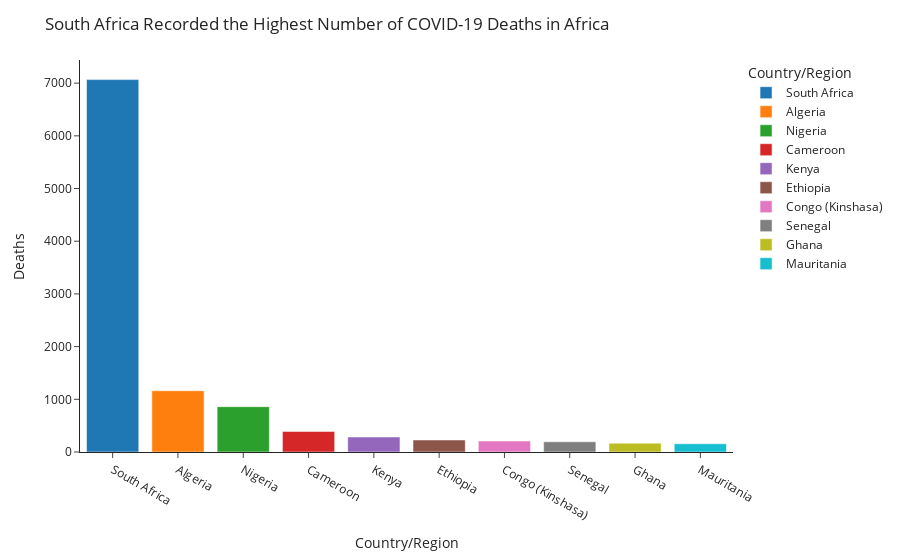

Notebook code for this chart:
### Markdown cell above
By the first day of April, 43 out of 46 sub-Saharan countries had reported cases of COVID-19. The West African nation of Burkina Faso was the first country to officially record a COVID-19 death in sub-Saharan Africa (Shaban 2020). South Africa quickly overtook the rest of sub-Saharan Africa. According to experts, a major reason for South Africa recording higher COVID-19 deaths, and active cases for that matter, than the rest of sub-Saharan Africa is that South Africa has a stronger health care system. This means the country was able to detect and count deaths better than most countries on the continent (Welte et al. 2022). 

This raises the question of excess deaths. The Centres for Disease Control and Prevention (2022) defines excess deaths as "the difference between the observed numbers of deaths in specific time periods and expected numbers of deaths in the same time period". Only a handful of countries in Africa monitor excess deaths. In the sub-Saharan region, South Africa is the only country that appears to measure this key statistic (Welte et al. 2022). 

These 2 reasons (better health care sytem and excess deaths measure) may explain why South Africa had recorded over 6000 more COVID-19 deaths than Nigeria in sub-Saharan Africa over the period in question.

### Code cell
top_ten_deaths_africa = africa.sort_values(by=["Deaths"], ascending=False)
fig = px.bar(top_ten_deaths_africa.head(10), x="Country/Region", y="Deaths", hover_name="Country/Region", color="Country/Region", template="simple_white")
fig.update_layout(
    height=400,
    title_text="South Africa Recorded the Highest Number of COVID-19 Deaths in Africa")
fig.update_xaxes(showticklabels=True)
fig.show()

### Figure 1 — Plotly figure (JSON) as saved in the notebook; plotly's stock layout.template omitted (floating-point values rounded to 4 significant figures)
{"data": [{"alignmentgroup": "True", "hovertemplate": "<b>%{hovertext}</b><br><br>Country/Region=%{x}<br>Deaths=%{y}<extra></extra>", "hovertext": ["South Africa"], "legendgroup": "South Africa", "marker": {"color": "#1F77B4", "pattern": {"shape": ""}}, "name": "South Africa", "offsetgroup": "South Africa", "orientation": "v", "showlegend": true, "textposition": "auto", "type": "bar", "x": ["South Africa"], "xaxis": "x", "y": [7067], "yaxis": "y"}, {"alignmentgroup": "True", "hovertemplate": "<b>%{hovertext}</b><br><br>Country/Region=%{x}<br>Deaths=%{y}<extra></extra>", "hovertext": ["Algeria"], "legendgroup": "Algeria", "marker": {"color": "#FF7F0E", "pattern": {"shape": ""}}, "name": "Algeria", "offsetgroup": "Algeria", "orientation": "v", "showlegend": true, "textposition": "auto", "type": "bar", "x": ["Algeria"], "xaxis": "x", "y": [1163], "yaxis": "y"}, {"alignmentgroup": "True", "hovertemplate": "<b>%{hovertext}</b><br><br>Country/Region=%{x}<br>Deaths=%{y}<extra></extra>", "hovertext": ["Nigeria"], "legendgroup": "Nigeria", "marker": {"color": "#2CA02C", "pattern": {"shape": ""}}, "name": "Nigeria", "offsetgroup": "Nigeria", "orientation": "v", "showlegend": true, "textposition": "auto", "type": "bar", "x": ["Nigeria"], "xaxis": "x", "y": [860], "yaxis": "y"}, {"alignmentgroup": "True", "hovertemplate": "<b>%{hovertext}</b><br><br>Country/Region=%{x}<br>Deaths=%{y}<extra></extra>", "hovertext": ["Cameroon"], "legendgroup": "Cameroon", "marker": {"color": "#D62728", "pattern": {"shape": ""}}, "name": "Cameroon", "offsetgroup": "Cameroon", "orientation": "v", "showlegend": true, "textposition": "auto", "type": "bar", "x": ["Cameroon"], "xaxis": "x", "y": [391], "yaxis": "y"}, {"alignmentgroup": "True", "hovertemplate": "<b>%{hovertext}</b><br><br>Country/Region=%{x}<br>Deaths=%{y}<extra></extra>", "hovertext": ["Kenya"], "legendgroup": "Kenya", "marker": {"color": "#9467BD", "pattern": {"shape": ""}}, "name": "Kenya", "offsetgroup": "Kenya", "orientation": "v", "showlegend": true, "textposition": "auto", "type": "bar", "x": ["Kenya"], "xaxis": "x", "y": [285], "yaxis": "y"}, {"alignmentgroup": "True", "hovertemplate": "<b>%{hovertext}</b><br><br>Country/Region=%{x}<br>Deaths=%{y}<extra></extra>", "hovertext": ["Ethiopia"], "legendgroup": "Ethiopia", "marker": {"color": "#8C564B", "pattern": {"shape": ""}}, "name": "Ethiopia", "offsetgroup": "Ethiopia", "orientation": "v", "showlegend": true, "textposition": "auto", "type": "bar", "x": ["Ethiopia"], "xaxis": "x", "y": [228], "yaxis": "y"}, {"alignmentgroup": "True", "hovertemplate": "<b>%{hovertext}</b><br><br>Country/Region=%{x}<br>Deaths=%{y}<extra></extra>", "hovertext": ["Congo (Kinshasa)"], "legendgroup": "Congo (Kinshasa)", "marker": {"color": "#E377C2", "pattern": {"shape": ""}}, "name": "Congo (Kinshasa)", "offsetgroup": "Congo (Kinshasa)", "orientation": "v", "showlegend": true, "textposition": "auto", "type": "bar", "x": ["Congo (Kinshasa)"], "xaxis": "x", "y": [208], "yaxis": "y"}, {"alignmentgroup": "True", "hovertemplate": "<b>%{hovertext}</b><br><br>Country/Region=%{x}<br>Deaths=%{y}<extra></extra>", "hovertext": ["Senegal"], "legendgroup": "Senegal", "marker": {"color": "#7F7F7F", "pattern": {"shape": ""}}, "name": "Senegal", "offsetgroup": "Senegal", "orientation": "v", "showlegend": true, "textposition": "auto", "type": "bar", "x": ["Senegal"], "xaxis": "x", "y": [194], "yaxis": "y"}, {"alignmentgroup": "True", "hovertemplate": "<b>%{hovertext}</b><br><br>Country/Region=%{x}<br>Deaths=%{y}<extra></extra>", "hovertext": ["Ghana"], "legendgroup": "Ghana", "marker": {"color": "#BCBD22", "pattern": {"shape": ""}}, "name": "Ghana", "offsetgroup": "Ghana", "orientation": "v", "showlegend": true, "textposition": "auto", "type": "bar", "x": ["Ghana"], "xaxis": "x", "y": [168], "yaxis": "y"}, {"alignmentgroup": "True", "hovertemplate": "<b>%{hovertext}</b><br><br>Country/Region=%{x}<br>Deaths=%{y}<extra></extra>", "hovertext": ["Mauritania"], "legendgroup": "Mauritania", "marker": {"color": "#17BECF", "pattern": {"shape": ""}}, "name": "Mauritania", "offsetgroup": "Mauritania", "orientation": "v", "showlegend": true, "textposition": "auto", "type": "bar", "x": ["Mauritania"], "xaxis": "x", "y": [156], "yaxis": "y"}], "layout": {"autosize": true, "barmode": "relative", "legend": {"title": {"text": "Country/Region"}, "tracegroupgap": 0}, "margin": {"t": 60}, "title": {"text": "South Africa Recorded the Highest Number of COVID-19 Deaths in Africa"}, "xaxis": {"anchor": "y", "autorange": true, "categoryarray": ["South Africa", "Algeria", "Nigeria", "Cameroon", "Kenya", "Ethiopia", "Congo (Kinshasa)", "Senegal", "Ghana", "Mauritania"], "categoryorder": "array", "domain": [0, 1], "range": [-0.5, 9.5], "showticklabels": true, "title": {"text": "Country/Region"}, "type": "category"}, "yaxis": {"anchor": "x", "autorange": true, "domain": [0, 1], "range": [0, 7439.0], "title": {"text": "Deaths"}, "type": "linear"}}}
